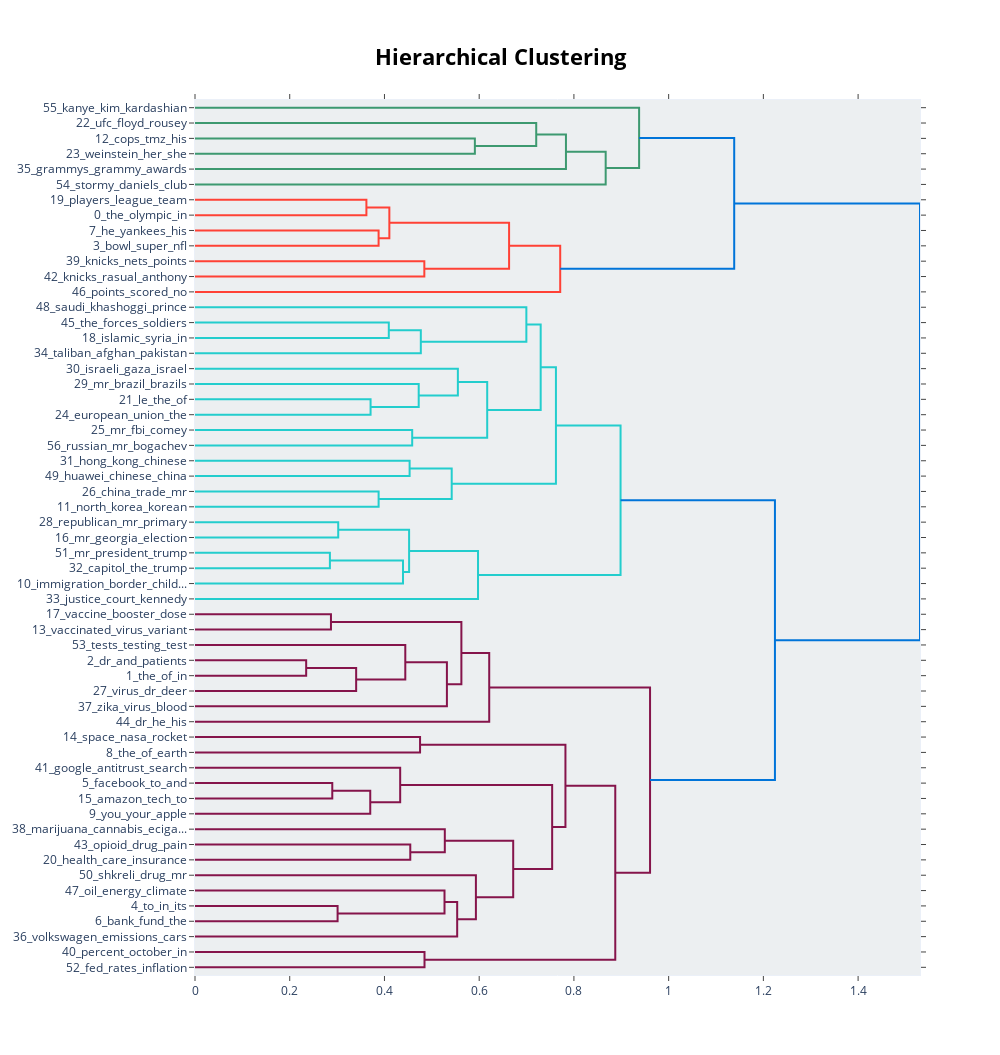

Notebook source saved alongside this figure:
### Markdown cell above
Further, due to the clustering method employed by BERTopic, there is no absolute set of topics. Rather, documents are clustered into topics in a hierarchical manner.
This allows for manual intervention, i.e., we can choose a level of granularity that suits our needs.

BERTopic allows us to visualize this hierarchy using a dendrogram. We can then select a level of granularity by cutting the dendrogram at a certain height.

### Code cell
topic_model.visualize_hierarchy()

### Figure 1 — Plotly figure (JSON) as saved in the notebook; plotly's stock layout.template omitted (floating-point values rounded to 4 significant figures)
{"data": [{"hoverinfo": "text", "marker": {"color": "rgb(61,153,112)"}, "mode": "lines", "type": "scatter", "x": [0, 0.5909, 0.5909, 0], "xaxis": "x", "y": [-25, -25, -35, -35], "yaxis": "y"}, {"hoverinfo": "text", "marker": {"color": "rgb(61,153,112)"}, "mode": "lines", "type": "scatter", "x": [0, 0.7204, 0.7204, 0.5909], "xaxis": "x", "y": [-15, -15, -30, -30], "yaxis": "y"}, {"hoverinfo": "text", "marker": {"color": "rgb(61,153,112)"}, "mode": "lines", "type": "scatter", "x": [0.7204, 0.7832, 0.7832, 0], "xaxis": "x", "y": [-22.5, -22.5, -45, -45], "yaxis": "y"}, {"hoverinfo": "text", "marker": {"color": "rgb(61,153,112)"}, "mode": "lines", "type": "scatter", "x": [0.7832, 0.8671, 0.8671, 0], "xaxis": "x", "y": [-33.75, -33.75, -55, -55], "yaxis": "y"}, {"hoverinfo": "text", "marker": {"color": "rgb(61,153,112)"}, "mode": "lines", "type": "scatter", "x": [0, 0.9376, 0.9376, 0.8671], "xaxis": "x", "y": [-5, -5, -44.38, -44.38], "yaxis": "y"}, {"hoverinfo": "text", "marker": {"color": "rgb(255,65,54)"}, "mode": "lines", "type": "scatter", "x": [0, 0.3619, 0.3619, 0], "xaxis": "x", "y": [-65, -65, -75, -75], "yaxis": "y"}, {"hoverinfo": "text", "marker": {"color": "rgb(255,65,54)"}, "mode": "lines", "type": "scatter", "x": [0, 0.3876, 0.3876, 0], "xaxis": "x", "y": [-85, -85, -95, -95], "yaxis": "y"}, {"hoverinfo": "text", "marker": {"color": "rgb(255,65,54)"}, "mode": "lines", "type": "scatter", "x": [0.3619, 0.4103, 0.4103, 0.3876], "xaxis": "x", "y": [-70, -70, -90, -90], "yaxis": "y"}, {"hoverinfo": "text", "marker": {"color": "rgb(255,65,54)"}, "mode": "lines", "type": "scatter", "x": [0, 0.4842, 0.4842, 0], "xaxis": "x", "y": [-105, -105, -115, -115], "yaxis": "y"}, {"hoverinfo": "text", "marker": {"color": "rgb(255,65,54)"}, "mode": "lines", "type": "scatter", "x": [0.4103, 0.6631, 0.6631, 0.4842], "xaxis": "x", "y": [-80, -80, -110, -110], "yaxis": "y"}, {"hoverinfo": "text", "marker": {"color": "rgb(255,65,54)"}, "mode": "lines", "type": "scatter", "x": [0.6631, 0.7711, 0.7711, 0], "xaxis": "x", "y": [-95, -95, -125, -125], "yaxis": "y"}, {"hoverinfo": "text", "marker": {"color": "rgb(0,116,217)"}, "mode": "lines", "type": "scatter", "x": [0.9376, 1.138, 1.138, 0.7711], "xaxis": "x", "y": [-24.69, -24.69, -110, -110], "yaxis": "y"}, {"hoverinfo": "text", "marker": {"color": "rgb(35,205,205)"}, "mode": "lines", "type": "scatter", "x": [0, 0.4092, 0.4092, 0], "xaxis": "x", "y": [-145, -145, -155, -155], "yaxis": "y"}, {"hoverinfo": "text", "marker": {"color": "rgb(35,205,205)"}, "mode": "lines", "type": "scatter", "x": [0.4092, 0.4768, 0.4768, 0], "xaxis": "x", "y": [-150, -150, -165, -165], "yaxis": "y"}, {"hoverinfo": "text", "marker": {"color": "rgb(35,205,205)"}, "mode": "lines", "type": "scatter", "x": [0, 0.6996, 0.6996, 0.4768], "xaxis": "x", "y": [-135, -135, -157.5, -157.5], "yaxis": "y"}, {"hoverinfo": "text", "marker": {"color": "rgb(35,205,205)"}, "mode": "lines", "type": "scatter", "x": [0, 0.3707, 0.3707, 0], "xaxis": "x", "y": [-195, -195, -205, -205], "yaxis": "y"}, {"hoverinfo": "text", "marker": {"color": "rgb(35,205,205)"}, "mode": "lines", "type": "scatter", "x": [0, 0.4723, 0.4723, 0.3707], "xaxis": "x", "y": [-185, -185, -200, -200], "yaxis": "y"}, {"hoverinfo": "text", "marker": {"color": "rgb(35,205,205)"}, "mode": "lines", "type": "scatter", "x": [0, 0.555, 0.555, 0.4723], "xaxis": "x", "y": [-175, -175, -192.5, -192.5], "yaxis": "y"}, {"hoverinfo": "text", "marker": {"color": "rgb(35,205,205)"}, "mode": "lines", "type": "scatter", "x": [0, 0.4586, 0.4586, 0], "xaxis": "x", "y": [-215, -215, -225, -225], "yaxis": "y"}, {"hoverinfo": "text", "marker": {"color": "rgb(35,205,205)"}, "mode": "lines", "type": "scatter", "x": [0.555, 0.6169, 0.6169, 0.4586], "xaxis": "x", "y": [-183.8, -183.8, -220, -220], "yaxis": "y"}, {"hoverinfo": "text", "marker": {"color": "rgb(35,205,205)"}, "mode": "lines", "type": "scatter", "x": [0.6996, 0.7298, 0.7298, 0.6169], "xaxis": "x", "y": [-146.2, -146.2, -201.9, -201.9], "yaxis": "y"}, {"hoverinfo": "text", "marker": {"color": "rgb(35,205,205)"}, "mode": "lines", "type": "scatter", "x": [0, 0.4531, 0.4531, 0], "xaxis": "x", "y": [-235, -235, -245, -245], "yaxis": "y"}, {"hoverinfo": "text", "marker": {"color": "rgb(35,205,205)"}, "mode": "lines", "type": "scatter", "x": [0, 0.3876, 0.3876, 0], "xaxis": "x", "y": [-255, -255, -265, -265], "yaxis": "y"}, {"hoverinfo": "text", "marker": {"color": "rgb(35,205,205)"}, "mode": "lines", "type": "scatter", "x": [0.4531, 0.542, 0.542, 0.3876], "xaxis": "x", "y": [-240, -240, -260, -260], "yaxis": "y"}, {"hoverinfo": "text", "marker": {"color": "rgb(35,205,205)"}, "mode": "lines", "type": "scatter", "x": [0.7298, 0.762, 0.762, 0.542], "xaxis": "x", "y": [-174.1, -174.1, -250, -250], "yaxis": "y"}, {"hoverinfo": "text", "marker": {"color": "rgb(35,205,205)"}, "mode": "lines", "type": "scatter", "x": [0, 0.3024, 0.3024, 0], "xaxis": "x", "y": [-275, -275, -285, -285], "yaxis": "y"}, {"hoverinfo": "text", "marker": {"color": "rgb(35,205,205)"}, "mode": "lines", "type": "scatter", "x": [0, 0.2848, 0.2848, 0], "xaxis": "x", "y": [-295, -295, -305, -305], "yaxis": "y"}, {"hoverinfo": "text", "marker": {"color": "rgb(35,205,205)"}, "mode": "lines", "type": "scatter", "x": [0.2848, 0.4392, 0.4392, 0], "xaxis": "x", "y": [-300, -300, -315, -315], "yaxis": "y"}, {"hoverinfo": "text", "marker": {"color": "rgb(35,205,205)"}, "mode": "lines", "type": "scatter", "x": [0.3024, 0.452, 0.452, 0.4392], "xaxis": "x", "y": [-280, -280, -307.5, -307.5], "yaxis": "y"}, {"hoverinfo": "text", "marker": {"color": "rgb(35,205,205)"}, "mode": "lines", "type": "scatter", "x": [0.452, 0.5975, 0.5975, 0], "xaxis": "x", "y": [-293.8, -293.8, -325, -325], "yaxis": "y"}, {"hoverinfo": "text", "marker": {"color": "rgb(35,205,205)"}, "mode": "lines", "type": "scatter", "x": [0.762, 0.8985, 0.8985, 0.5975], "xaxis": "x", "y": [-212.0, -212.0, -309.4, -309.4], "yaxis": "y"}, {"hoverinfo": "text", "marker": {"color": "rgb(133,20,75)"}, "mode": "lines", "type": "scatter", "x": [0, 0.287, 0.287, 0], "xaxis": "x", "y": [-335, -335, -345, -345], "yaxis": "y"}, {"hoverinfo": "text", "marker": {"color": "rgb(133,20,75)"}, "mode": "lines", "type": "scatter", "x": [0, 0.2347, 0.2347, 0], "xaxis": "x", "y": [-365, -365, -375, -375], "yaxis": "y"}, {"hoverinfo": "text", "marker": {"color": "rgb(133,20,75)"}, "mode": "lines", "type": "scatter", "x": [0.2347, 0.3402, 0.3402, 0], "xaxis": "x", "y": [-370, -370, -385, -385], "yaxis": "y"}, {"hoverinfo": "text", "marker": {"color": "rgb(133,20,75)"}, "mode": "lines", "type": "scatter", "x": [0, 0.444, 0.444, 0.3402], "xaxis": "x", "y": [-355, -355, -377.5, -377.5], "yaxis": "y"}, {"hoverinfo": "text", "marker": {"color": "rgb(133,20,75)"}, "mode": "lines", "type": "scatter", "x": [0.444, 0.5318, 0.5318, 0], "xaxis": "x", "y": [-366.2, -366.2, -395, -395], "yaxis": "y"}, {"hoverinfo": "text", "marker": {"color": "rgb(133,20,75)"}, "mode": "lines", "type": "scatter", "x": [0.287, 0.5624, 0.5624, 0.5318], "xaxis": "x", "y": [-340, -340, -380.6, -380.6], "yaxis": "y"}, {"hoverinfo": "text", "marker": {"color": "rgb(133,20,75)"}, "mode": "lines", "type": "scatter", "x": [0.5624, 0.6212, 0.6212, 0], "xaxis": "x", "y": [-360.3, -360.3, -405, -405], "yaxis": "y"}, {"hoverinfo": "text", "marker": {"color": "rgb(133,20,75)"}, "mode": "lines", "type": "scatter", "x": [0, 0.4752, 0.4752, 0], "xaxis": "x", "y": [-415, -415, -425, -425], "yaxis": "y"}, {"hoverinfo": "text", "marker": {"color": "rgb(133,20,75)"}, "mode": "lines", "type": "scatter", "x": [0, 0.2898, 0.2898, 0], "xaxis": "x", "y": [-445, -445, -455, -455], "yaxis": "y"}, {"hoverinfo": "text", "marker": {"color": "rgb(133,20,75)"}, "mode": "lines", "type": "scatter", "x": [0.2898, 0.37, 0.37, 0], "xaxis": "x", "y": [-450, -450, -465, -465], "yaxis": "y"}, {"hoverinfo": "text", "marker": {"color": "rgb(133,20,75)"}, "mode": "lines", "type": "scatter", "x": [0, 0.4332, 0.4332, 0.37], "xaxis": "x", "y": [-435, -435, -457.5, -457.5], "yaxis": "y"}, {"hoverinfo": "text", "marker": {"color": "rgb(133,20,75)"}, "mode": "lines", "type": "scatter", "x": [0, 0.4545, 0.4545, 0], "xaxis": "x", "y": [-485, -485, -495, -495], "yaxis": "y"}, {"hoverinfo": "text", "marker": {"color": "rgb(133,20,75)"}, "mode": "lines", "type": "scatter", "x": [0, 0.5274, 0.5274, 0.4545], "xaxis": "x", "y": [-475, -475, -490, -490], "yaxis": "y"}, {"hoverinfo": "text", "marker": {"color": "rgb(133,20,75)"}, "mode": "lines", "type": "scatter", "x": [0, 0.301, 0.301, 0], "xaxis": "x", "y": [-525, -525, -535, -535], "yaxis": "y"}, {"hoverinfo": "text", "marker": {"color": "rgb(133,20,75)"}, "mode": "lines", "type": "scatter", "x": [0, 0.5268, 0.5268, 0.301], "xaxis": "x", "y": [-515, -515, -530, -530], "yaxis": "y"}, {"hoverinfo": "text", "marker": {"color": "rgb(133,20,75)"}, "mode": "lines", "type": "scatter", "x": [0.5268, 0.5535, 0.5535, 0], "xaxis": "x", "y": [-522.5, -522.5, -545, -545], "yaxis": "y"}, {"hoverinfo": "text", "marker": {"color": "rgb(133,20,75)"}, "mode": "lines", "type": "scatter", "x": [0, 0.5931, 0.5931, 0.5535], "xaxis": "x", "y": [-505, -505, -533.8, -533.8], "yaxis": "y"}, {"hoverinfo": "text", "marker": {"color": "rgb(133,20,75)"}, "mode": "lines", "type": "scatter", "x": [0.5274, 0.6718, 0.6718, 0.5931], "xaxis": "x", "y": [-482.5, -482.5, -519.4, -519.4], "yaxis": "y"}, {"hoverinfo": "text", "marker": {"color": "rgb(133,20,75)"}, "mode": "lines", "type": "scatter", "x": [0.4332, 0.7541, 0.7541, 0.6718], "xaxis": "x", "y": [-446.2, -446.2, -500.9, -500.9], "yaxis": "y"}, {"hoverinfo": "text", "marker": {"color": "rgb(133,20,75)"}, "mode": "lines", "type": "scatter", "x": [0.4752, 0.7821, 0.7821, 0.7541], "xaxis": "x", "y": [-420, -420, -473.6, -473.6], "yaxis": "y"}, {"hoverinfo": "text", "marker": {"color": "rgb(133,20,75)"}, "mode": "lines", "type": "scatter", "x": [0, 0.4846, 0.4846, 0], "xaxis": "x", "y": [-555, -555, -565, -565], "yaxis": "y"}, {"hoverinfo": "text", "marker": {"color": "rgb(133,20,75)"}, "mode": "lines", "type": "scatter", "x": [0.7821, 0.8873, 0.8873, 0.4846], "xaxis": "x", "y": [-446.8, -446.8, -560, -560], "yaxis": "y"}, {"hoverinfo": "text", "marker": {"color": "rgb(133,20,75)"}, "mode": "lines", "type": "scatter", "x": [0.6212, 0.9607, 0.9607, 0.8873], "xaxis": "x", "y": [-382.7, -382.7, -503.4, -503.4], "yaxis": "y"}, {"hoverinfo": "text", "marker": {"color": "rgb(0,116,217)"}, "mode": "lines", "type": "scatter", "x": [0.8985, 1.224, 1.224, 0.9607], "xaxis": "x", "y": [-260.7, -260.7, -443.0, -443.0], "yaxis": "y"}, {"hoverinfo": "text", "marker": {"color": "rgb(0,116,217)"}, "mode": "lines", "type": "scatter", "x": [1.138, 1.531, 1.531, 1.224], "xaxis": "x", "y": [-67.34, -67.34, -351.9, -351.9], "yaxis": "y"}], "layout": {"autosize": false, "height": 1055, "hoverlabel": {"bgcolor": "white", "font": {"family": "Rockwell", "size": 16}}, "hovermode": "closest", "plot_bgcolor": "#ECEFF1", "showlegend": false, "title": {"font": {"color": "Black", "size": 22}, "text": "<b>Hierarchical Clustering</b>", "x": 0.5, "xanchor": "center", "yanchor": "top"}, "width": 1000, "xaxis": {"mirror": "allticks", "rangemode": "tozero", "showgrid": false, "showline": true, "showticklabels": true, "ticks": "outside", "type": "linear", "zeroline": false}, "yaxis": {"mirror": "allticks", "range": [-570, 0], "rangemode": "tozero", "showgrid": false, "showline": true, "showticklabels": true, "tickmode": "array", "ticks": "outside", "ticktext": ["55_kanye_kim_kardashian", "22_ufc_floyd_rousey", "12_cops_tmz_his", "23_weinstein_her_she", "35_grammys_grammy_awards", "54_stormy_daniels_club", "19_players_league_team", "0_the_olympic_in", "7_he_yankees_his", "3_bowl_super_nfl", "39_knicks_nets_points", "42_knicks_rasual_anthony", "46_points_scored_no", "48_saudi_khashoggi_prince", "45_the_forces_soldiers", "18_islamic_syria_in", "34_taliban_afghan_pakistan", "30_israeli_gaza_israel", "29_mr_brazil_brazils", "21_le_the_of", "24_european_union_the", "25_mr_fbi_comey", "56_russian_mr_bogachev", "31_hong_kong_chinese", "49_huawei_chinese_china", "26_china_trade_mr", "11_north_korea_korean", "28_republican_mr_primary", "16_mr_georgia_election", "51_mr_president_trump", "32_capitol_the_trump", "10_immigration_border_child...", "33_justice_court_kennedy", "17_vaccine_booster_dose", "13_vaccinated_virus_variant", "53_tests_testing_test", "2_dr_and_patients", "1_the_of_in", "27_virus_dr_deer", "37_zika_virus_blood", "44_dr_he_his", "14_space_nasa_rocket", "8_the_of_earth", "41_google_antitrust_search", "5_facebook_to_and", "15_amazon_tech_to", "9_you_your_apple", "38_marijuana_cannabis_eciga...", "43_opioid_drug_pain", "20_health_care_insurance", "50_shkreli_drug_mr", "47_oil_energy_climate", "4_to_in_its", "6_bank_fund_the", "36_volkswagen_emissions_cars", "40_percent_october_in", "52_fed_rates_inflation"], "tickvals": [-5, -15, -25, -35, -45, -55, -65, -75, -85, -95, -105, -115, -125, -135, -145, -155, -165, -175, -185, -195, -205, -215, -225, -235, -245, -255, -265, -275, -285, -295, -305, -315, -325, -335, -345, -355, -365, -375, -385, -395, -405, -415, -425, -435, -445, -455, -465, -475, -485, -495, -505, -515, -525, -535, -545, -555, -565], "type": "linear", "zeroline": false}}}
